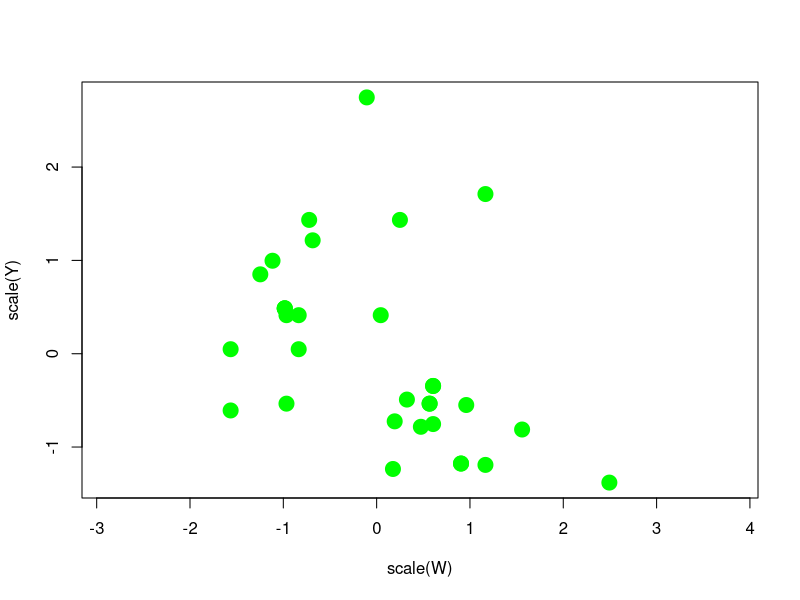
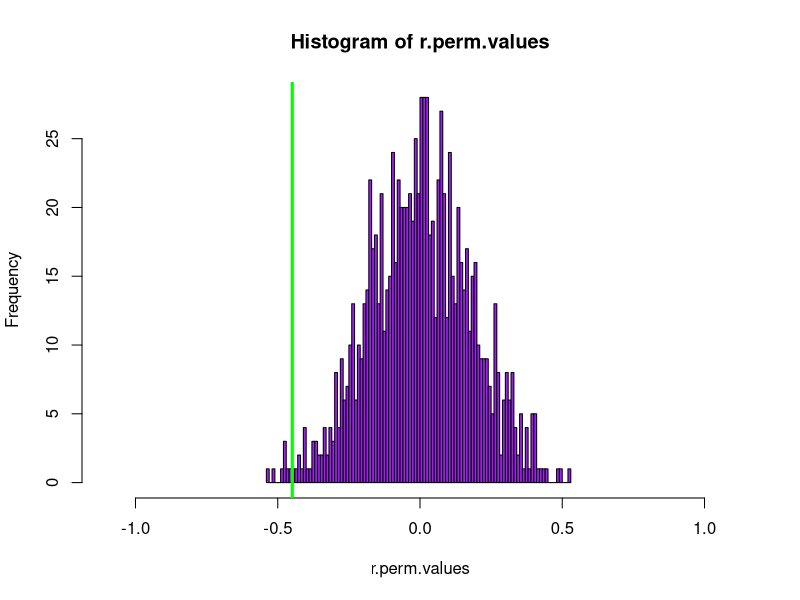
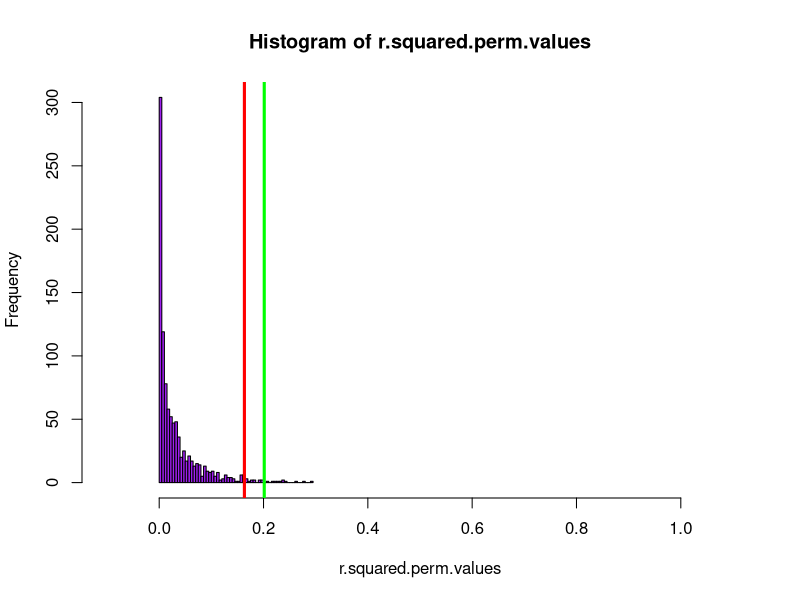
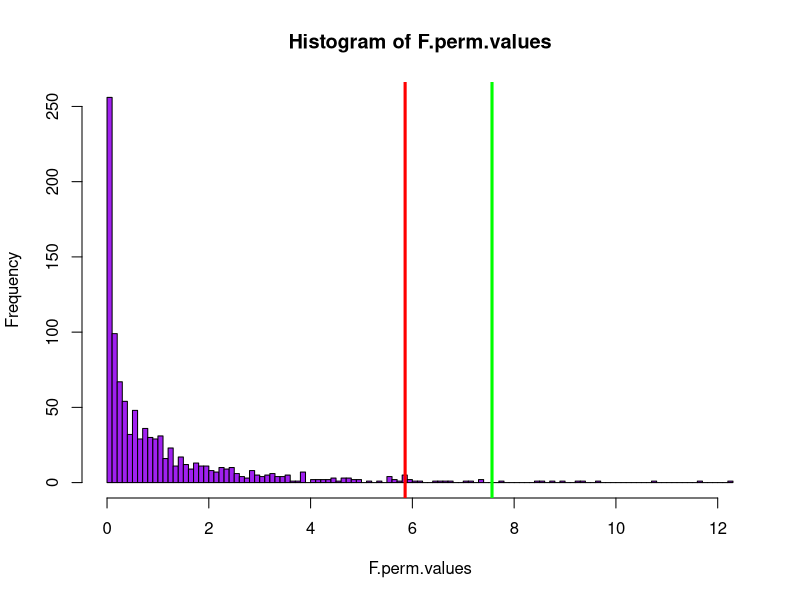

Reproduce these figures in R, in order.


#rm(list=ls()) #run this to clear the workspace.

#load the data.
data(mtcars)
	#rear axle ratio
W <- mtcars$drat
	#weight
Y <- mtcars$hp


##Visualize
#dev.new()
#plot(W,Y,col="green",cex=3,pch=20,asp=1)  ##doesn't make much sense to plot them in their units!
dev.new()
plot(scale(W),scale(Y),col="green",cex=3,pch=20,asp=1)


##Compute the r, r-squared, F, and p values.
r.value <- cor(W, Y)
r.squared <- r.value^2
F.value <- (r.squared/(1-r.squared)) * (length(W) - 2)
p.value <- 1-pf(F.value,1,length(W)-2)


###Permutation
#a single example of a permutation resampling
perm.indices <- sample(1:length(W),length(W),FALSE)
W.perm <- W[perm.indices]
perm.cor <- cor(W.perm,Y)


##set up for the permutation
nperms <- 1000
r.perm.values <- matrix(0,nperms,1)
r.squared.perm.values <- matrix(0,nperms,1)
F.perm.values <- matrix(0,nperms,1)


for(i in 1:nperms){
	
	perm.indices <- sample(1:length(W),length(W),FALSE)
	W.perm <- W[perm.indices]
	r.perm.values[i,1] <- cor(W.perm,Y)
	
}
##some clean up
r.perm.values <- replace(r.perm.values,is.na(r.perm.values),0)
r.perm.values <- replace(r.perm.values,is.nan(r.perm.values),0)
r.perm.values <- replace(r.perm.values,is.infinite(r.perm.values),0)

r.squared.perm.values <- r.perm.values^2
F.perm.values <- ((r.squared.perm.values)/(1-r.squared.perm.values)) * (length(W) - 2)



dev.new()
h<-hist(r.perm.values,breaks=100,xlim=c(-1.1,1.1),col="purple")
abline(v=r.value,col="green",lwd=3)


dev.new()
hist(r.squared.perm.values,breaks=100,xlim=c(-0.1,1.1),col="purple")
abline(v=quantile(r.squared.perm.values,probs=c(0.975)),col="red",lwd=3)
abline(v=r.squared,col="green",lwd=3)


dev.new()
hist(F.perm.values,breaks=100,col="purple")
abline(v=quantile(F.perm.values,probs=c(0.975)),col="red",lwd=3)
abline(v=F.value,col="green",lwd=3)
